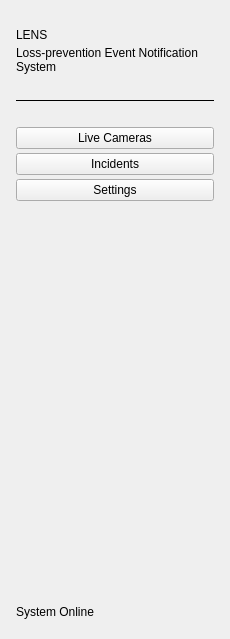
     <widget class="QFrame" name="sidebarFrame">
      <property name="minimumSize">
       <size>
        <width>230</width>
        <height>0</height>
       </size>
      </property>
      <property name="maximumSize">
       <size>
        <width>230</width>
        <height>16777215</height>
       </size>
      </property>
      <layout class="QVBoxLayout" name="sidebarLayout">
       <property name="leftMargin">
        <number>16</number>
       </property>
       <property name="topMargin">
        <number>28</number>
       </property>
       <property name="rightMargin">
        <number>16</number>
       </property>
       <property name="bottomMargin">
        <number>20</number>
       </property>
       <property name="spacing">
        <number>4</number>
       </property>

       <item>
        <widget class="QLabel" name="appTitleLabel">
         <property name="text">
          <string>LENS</string>
         </property>
        </widget>
       </item>

       <item>
        <widget class="QLabel" name="appSubtitleLabel">
         <property name="text">
          <string>Loss-prevention Event Notification System</string>
         </property>
         <property name="wordWrap">
          <bool>true</bool>
         </property>
        </widget>
       </item>

       <item>
        <spacer name="sidebarLogoSpacer">
         <property name="orientation">
          <enum>Qt::Vertical</enum>
         </property>
         <property name="sizeHint" stdset="0">
          <size>
           <width>20</width>
           <height>16</height>
          </size>
         </property>
        </spacer>
       </item>

       <item>
        <widget class="QFrame" name="sidebarDivider">
         <property name="frameShape">
          <enum>QFrame::HLine</enum>
         </property>
         <property name="frameShadow">
          <enum>QFrame::Plain</enum>
         </property>
        </widget>
       </item>

       <item>
        <spacer name="sidebarDividerSpacer">
         <property name="orientation">
          <enum>Qt::Vertical</enum>
         </property>
         <property name="sizeHint" stdset="0">
          <size>
           <width>20</width>
           <height>12</height>
          </size>
         </property>
        </spacer>
       </item>

       <item>
        <widget class="QPushButton" name="liveCamerasButton">
         <property name="text">
          <string>Live Cameras</string>
         </property>
        </widget>
       </item>

       <item>
        <widget class="QPushButton" name="incidentsButton">
         <property name="text">
          <string>Incidents</string>
         </property>
        </widget>
       </item>

       <item>
        <widget class="QPushButton" name="settingsButton">
         <property name="text">
          <string>Settings</string>
         </property>
        </widget>
       </item>

       <item>
        <spacer name="sidebarBottomSpacer">
         <property name="orientation">
          <enum>Qt::Vertical</enum>
         </property>
         <property name="sizeHint" stdset="0">
          <size>
           <width>20</width>
           <height>400</height>
          </size>
         </property>
        </spacer>
       </item>

       <item>
        <widget class="QLabel" name="systemStatusLabel">
         <property name="text">
          <string>System Online</string>
         </property>
        </widget>
       </item>

      </layout>
     </widget>
